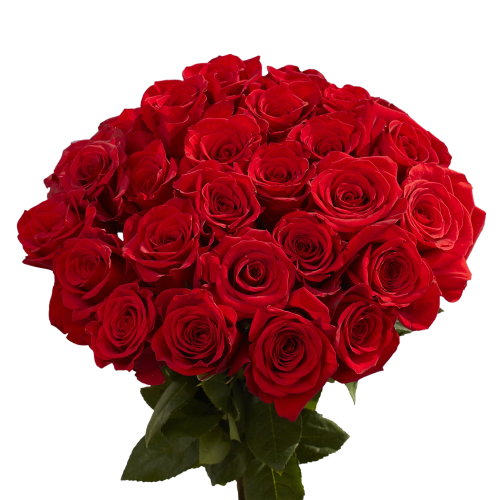
#> input picture images/rose.png, 500 x 500 px
$ jupyter execute --allow-errors main.ipynb   (shell and % lines are left out)
#> lines starting #> are read from the running program, lines starting #| are printed output that depends on the picture; after the words box and inside, x2 and y2 are one past the last pixel; in counts of white or black regions, pixels touching at a corner belong together
### IMPORTING THE LIBRARIES

[cell 1]
# libraries
import matplotlib.pyplot as plt
import matplotlib.image as img
import numpy as np
from PIL import Image
import string
import warnings
warnings.filterwarnings('ignore')

### LOADING THE IMAGE TO BE PROCESSED

[cell 2]
roseImg = Image.open('images/rose.png')
#> roseImg is the input picture: PIL image 500x500 RGBA; mean R, G, B, A 66.8, 5.3, 8.7, 135.5
plt.imshow(roseImg)
plt.subplot()

#> (a cell that did not finish here is left out)

[cell 4]
roseImg.size
#> Out = (500, 500)

### Transformation on Image

[cell 5]
A = np.array([[0,1,0], [1,0,1],[0,-1,2],[ -1,0,3]])
#> A = [[0, 1, 0], [1, 0, 1], [0, -1, 2], [-1, 0, 3]]

[cell 6]
#The identity matrix with the same size as A
I = np.eye(3)

[cell 7]
rgb_color_palette = 'rgbc'

[cell 8]
fig = plt.figure()
ax = plt.gca()
x_cordinates = []
y_cordinates = []

for row in A:
    output_row = I @ row
    x, y, i = output_row
    x_cordinates.append(x)
    y_cordinates.append(y)
    c = rgb_color_palette[int(i)]
    plt.scatter(x, y, color=c)
    plt.text(x + 0.15, y, f"{string.ascii_letters[int(i)]}")
#> this loop made 4 passes
#> (output_row, x, y, c) on passes 1 to 4: ([0, 1, 0], 0, 1, 'r'), ([1, 0, 1], 1, 0, 'g'), ([0, -1, 2], 0, -1, 'b'), ([-1, 0, 3], -1, 0, 'c')
#> after the loop, x_cordinates = [0, 1, 0, -1]; y_cordinates = [1, 0, -1, 0]
x_cordinates.append(x_cordinates[0])
y_cordinates.append(y_cordinates[0])
plt.plot(x_cordinates, y_cordinates, color="orange")
# ax.set_xticks(np.arange(-2.5, 3, 0.5))
# ax.set_yticks(np.arange(-2.5, 3, 0.5))
plt.grid()
plt.show()
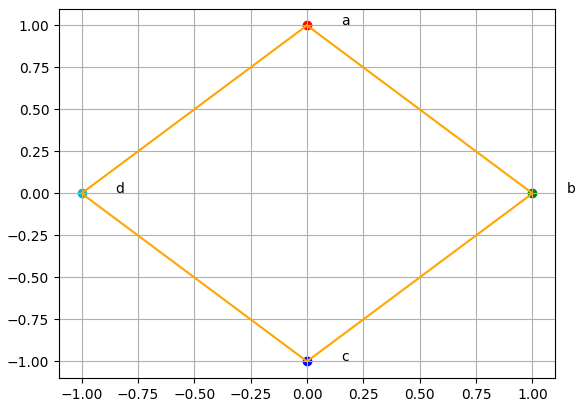
#> figure drawn by matplotlib, 1 panel

#### scaling the object using a transformation matrix

[cell 9]
Trans_matrix= np.array([[2, 0, 0], [0, 2, 0], [0, 0, 1]])   #transformation matrix

fig = plt.figure()
ax = plt.gca()
x_cors = []
y_cors = []
for row in A:
    output_row = Trans_matrix @ row
    x, y, i = row
    x_units, y_units, indx = output_row
    print(x_units)
    x_cors.append(x_units)
    y_cors.append(y_units)
    c, c_s = rgb_color_palette[int(i)], rgb_color_palette[int(indx)]
    plt.scatter(x, y, color=c)
    plt.scatter(x_units, y_units, color=c_s)
    plt.text(x + 0.15, y, f"{string.ascii_letters[int(i)]}")
    plt.text(x_units + 0.15, y_units, f"{string.ascii_letters[int(indx)]}'")
#> this loop made 4 passes
#> (row, output_row, x, y, x_units, y_units, c, c_s) on passes 2 to 4: ([1, 0, 1], [2, 0, 1], 1, 0, 2, 0, 'g', 'g'), ([0, -1, 2], [0, -2, 2], 0, -1, 0, -2, 'b', 'b'), ([-1, 0, 3], [-2, 0, 3], -1, 0, -2, 0, 'c', 'c')
#> (output_row, x, y, x_units, y_units, c, c_s) on pass 1: ([0, 2, 0], 0, 1, 0, 2, 'r', 'r')
#| 0
#| 2
#| 0
#| -2
#> after the loop, x_cors = [0, 2, 0, -2]; y_cors = [2, 0, -2, 0]

x_cors.append(x_cors[0])
y_cors.append(y_cors[0])
plt.plot(x_cordinates, y_cordinates, color="orange", linestyle = 'solid')
plt.plot(x_cors, y_cors, color="violet", linestyle='dotted')
ax.set_xticks(np.arange(-2.5, 3, 0.5))
ax.set_yticks(np.arange(-2.5, 3, 0.5))
plt.grid()
plt.show()
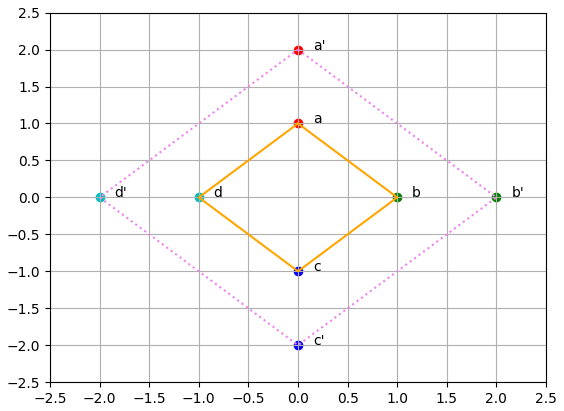
#> figure drawn by matplotlib, 1 panel

#### rotation through 90 degrees using a transformation matrix

[cell 10]
Trans_matrix_rot= np.array([[0, 1, 0], [-1, 0, 0], [0, 0, 1]])

fig = plt.figure()
ax = plt.gca()
for row in A:
    output_row = Trans_matrix_rot @ row
    x_pts, y_pts, indx_ = output_row
    c_r = rgb_color_palette[indx_]
    letter_label = string.ascii_letters[indx_]
    plt.scatter(x_pts, y_pts, color=c_r)
    plt.text(x_pts + 0.15, y_pts, f"{letter_label}'")
#> this loop made 4 passes
#> (row, output_row, x_pts, y_pts, c_r, letter_label) on passes 2 to 4: ([1, 0, 1], [0, -1, 1], 0, -1, 'g', 'b'), ([0, -1, 2], [-1, 0, 2], -1, 0, 'b', 'c'), ([-1, 0, 3], [0, 1, 3], 0, 1, 'c', 'd')
#> (output_row, x_pts, y_pts, c_r, letter_label) on pass 1: ([1, 0, 0], 1, 0, 'r', 'a')

plt.plot(x_cordinates, y_cordinates, color="orange", linestyle = 'solid')
ax.set_xticks(np.arange(-2.5, 3, 0.5))
ax.set_yticks(np.arange(-2.5, 3, 0.5))
plt.grid()
plt.show()

#### Now, transforming the rose image using the matrices above

[cell 11]
T_center = np.array([
    [1, 0, 1000],
    [0, 1, 1000],
    [0, 0, 1]])

T_rotate = np.array([
    [0, -1, 0],
    [1, 0, 0],
    [0, 0, 1]])

T_scale = np.array([
    [2, 0, 0],
    [0, 2, 0],
    [0, 0, 1]])

T_neg500 = np.array([
    [1, 0, -200],
    [0, 1, -200],
    [0, 0, 1]])
Transformed_img = T_center @ T_rotate @ T_scale @ T_neg500
Trans_img_inv = np.linalg.inv(Transformed_img)

[cell 12]
Trans_img_inv

[cell 13]
img_transformed = roseImg.transform((2000, 2000), Image.AFFINE, data=Trans_img_inv.flatten()[:6], resample=Image.NEAREST)
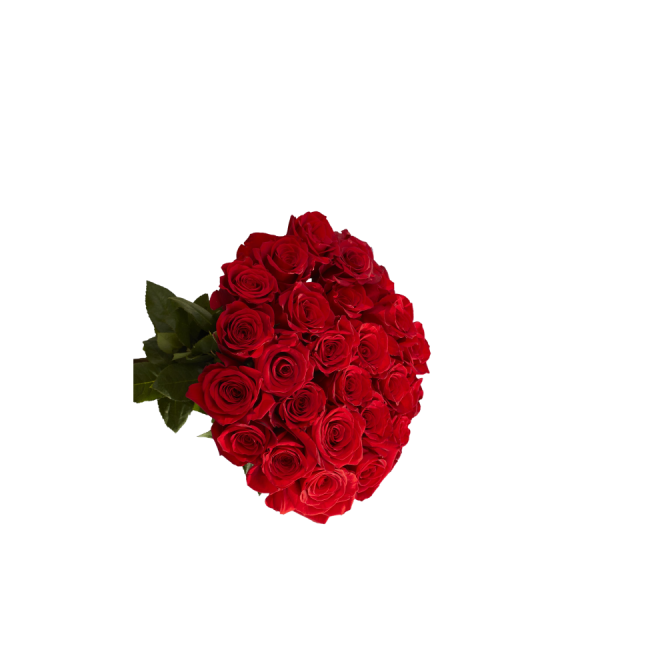
#> img_transformed: PIL image 2000x2000 RGBA (shown at 1/3 size); mean R, G, B, A 16.7, 1.3, 2.2, 33.9; transparent parts drawn white
plt.imshow(np.asarray(img_transformed))

[cell 14]
img_transformed.size
#> Out = (2000, 2000)

#### Reiszing the roseImg using mulptiplication by scalar

[cell 15]
input_size = 1500
output_size = 750
bin_size = input_size // output_size
small_image = roseImg.resize((output_size,bin_size))
small_image

#### Translation on Image

### Image Edge Detection

[cell 16]
vertical_filter = [[-1,-2,-1], [0,0,0], [1,2,1]]
horizontal_filter = [[-1,0,1], [-2,0,2], [-1,0,1]]

[cell 17]
dove_img = plt.imread("images/dove.jpg")
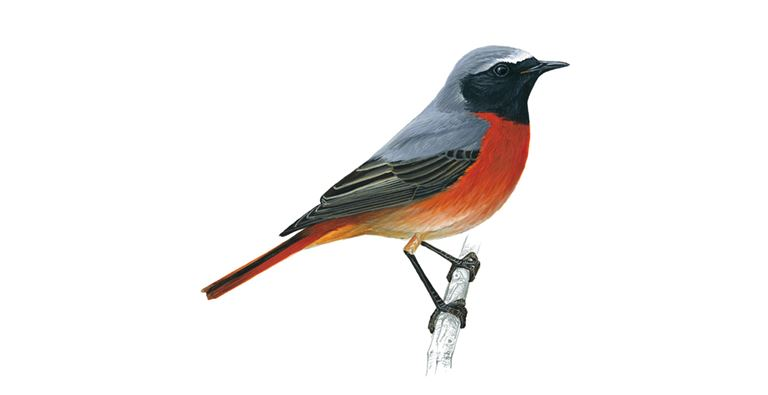
#> input picture images/dove.jpg, 768 x 395 px
#> dove_img is the input picture: shape (395, 768, 3); mean R, G, B 240.7, 238.3, 237.1
plt.imshow(dove_img)

[cell 18]
greyDove = dove_img.mean(axis=2, keepdims=True)/255.0
greyDove = np.concatenate([greyDove] * 3, axis=2)
#> greyDove: shape (395, 768, 3) float64
plt.imshow(greyDove)

[cell 19]
grey_image_edged = np.zeros_like(greyDove)

[cell 20]
n,m,d = greyDove.shape
#> n = 395; m = 768; d = 3

# Applying the vertical and horizontal filters to the image and then combining the results to get the edge score.
for row in range(3, n-2):
    for col in range(3, m-2):
        original_pxls = greyDove[row-1:row+2, col-1:col+2, 0]
        v_transformed_pxls = vertical_filter*original_pxls
        v_score = v_transformed_pxls.sum()/4
        h_transformed_pxls = horizontal_filter*original_pxls
        h_score = h_transformed_pxls.sum()/4
        detected_edge_score = (v_score**2 + h_score**2)**0.5
        grey_image_edged[row, col] = [detected_edge_score]*3
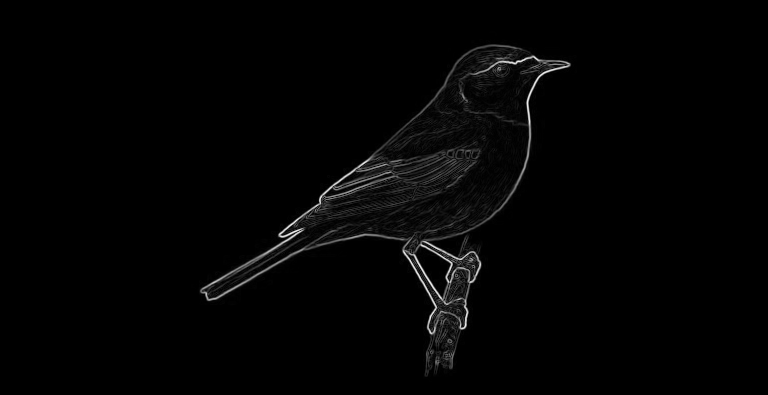
#> grey_image_edged: shape (395, 768, 3) float64; min 0, max 0.963, mean 0.0145
grey_image_edged = grey_image_edged/grey_image_edged.max()

[cell 21]
plt.imshow(grey_image_edged)

#### Image Shawdowing

[cell 22]
def get_shadow(original_image):
    """
    It takes an image and returns a copy of the image with all pixels that are not white (249) changed
    to a dark gray (198)
    :param original_image: the original image
    :return: The shadow of the image
    """
    image = np.copy(original_image)
    for i in range (0,len(image)):
        for j in range (0,len(image[i])):
            for color in range (0,len(image[i,j])):
                if image[i,j,color] < 250:
                    image[i,j,color] = 200
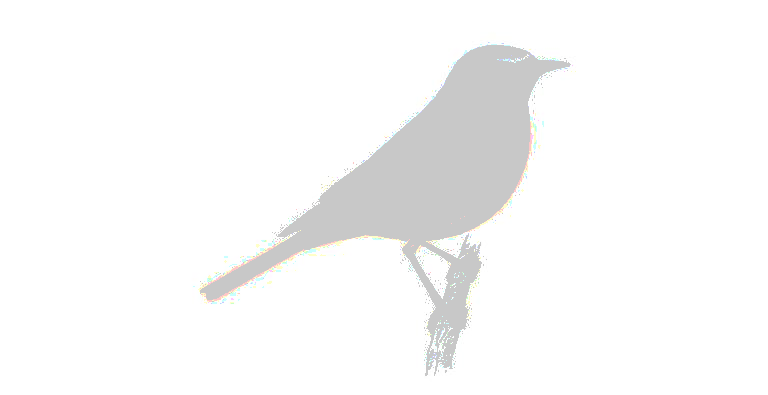
#> image: shape (395, 768, 3); 11.69% of pixels changed, all inside (x1, y1, x2, y2) = (193, 42, 576, 376)

    plt.imshow(image)
    plt.title("The shadow of the image")
    plt.show()
    return image

[cell 23]
def shear_transformation(img,shadow):
    """
    It takes an image and a shadow image and shears the shadow image and then fuses it with the original image
    :param img: The image to be sheared
    :param shadow: The shadow image
    """
    sheared_image = np.arange(12*len(img)*len(img[0])).reshape(2*len(img),2*len(img[0]) ,3)
    fused_image = np.arange(12*len(img)*len(img[0])).reshape(2*len(img),2*len(img[0]) ,3)

    for color in range (0,3):
        for i in range (0,len(img)):
            for j in range (0,len(img[i])):
                if img[i,j,color] < 249:
                        sheared_image[i,j + i,color] = shadow[i,j,color]
                        fused_image[i,j + len(img), color] = img[i,j,color]
                        fused_image[i,j + i,color] = shadow[i,j,color]
                else :
                    sheared_image[i,i,color] = 255
                    sheared_image[i,i,color] = 255
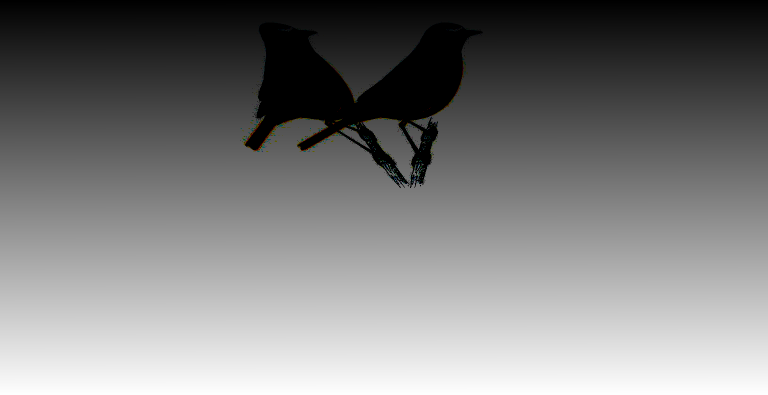
#> fused_image: shape (790, 1536, 3) int64 (shown at 1/2 size); mean R, G, B 1774189, 1774275.9, 1772868.9; drawn with min black and max white
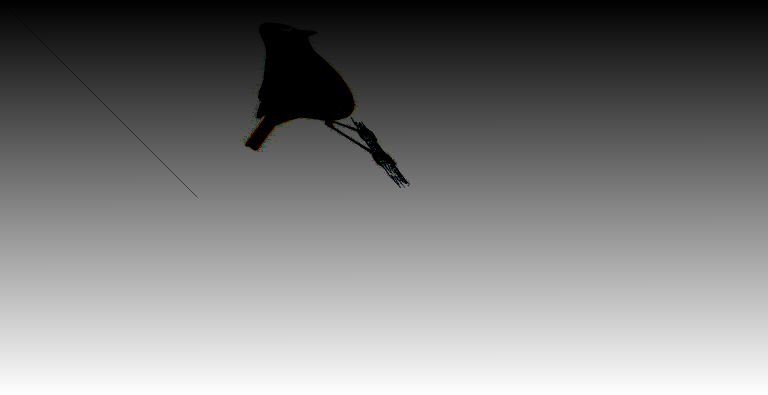
#> sheared_image: shape (790, 1536, 3) int64 (shown at 1/2 size); mean R, G, B 1796526.3, 1796575.4, 1795774.7; drawn with min black and max white

    plt.imshow(sheared_image)
    plt.title("Sheared Image")
    plt.show()

    plt.imshow(fused_image)
    plt.title("Sheared and fused image")
    plt.show()

[cell 24]
dove = img.imread("images/dove.jpg")

[cell 25]
dove_shadow = get_shadow(dove)

[cell 26]
shear_transformation(dove,dove_shadow)

### Image Compression

[cell 27]
dove_img = Image.open('images/dove.jpg')
gray_dove = dove_img.convert('LA')

[cell 28]
dove_img.size
#> Out = (768, 395)

[cell 29]
plt.imshow(dove_img)
plt.show()

[cell 30]
plt.figure(figsize = (10, 7))
plt.imshow(gray_dove)
plt.show()

[cell 31]
dove_matrix = np.array(list(gray_dove.getdata(band=0)), float)
dove_matrix.shape = (gray_dove.size[1], gray_dove.size[0])
dove_matrix = np.matrix(dove_matrix)

[cell 32]
U, sigma, V = np.linalg.svd(dove_matrix)
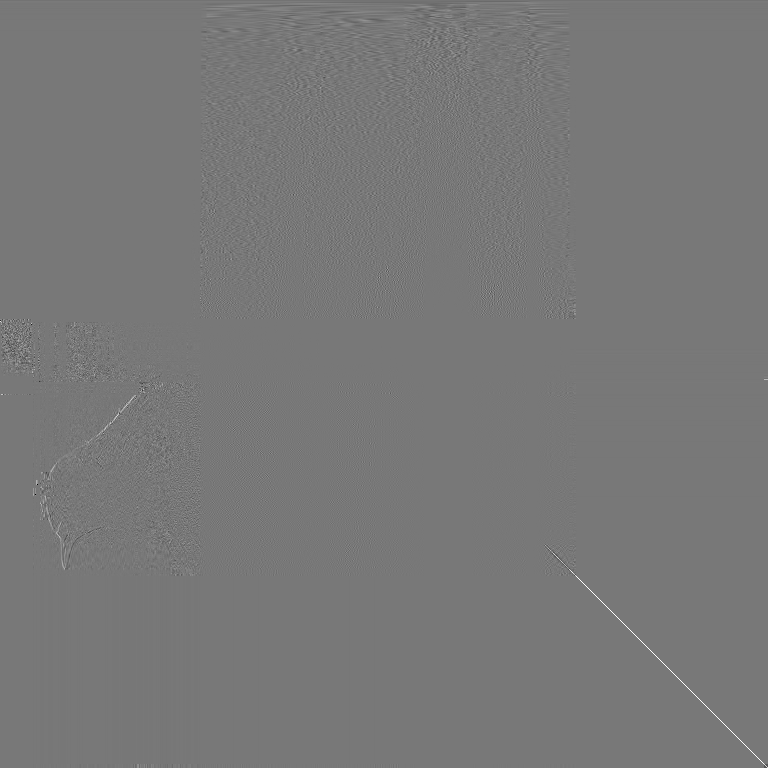
#> V: shape (768, 768) float64; min -0.893, max 0.998, mean -5.16e-05; drawn with min black and max white
#> sigma = 395 values, max 132421 at index 0, min 1.31e-11 at index 394, mean 654.4

[cell 33]
U, sigma, V = np.linalg.svd(dove_matrix)
for ind in range (10, 60, 10):
  remap = np.matrix(U[:, :ind]) * np.diag(sigma[:ind]) * np.matrix(V[:ind, :])
  plt.imshow(remap, cmap = 'gray')
  plt.title(f'Number of ranks = {ind}')
  plt.show()
#> this loop made 5 passes
#> pass 2, `remap = np.matrix(U[:, :ind]) * np.diag(sigma[:ind]) * np.matrix(V[:in..`:
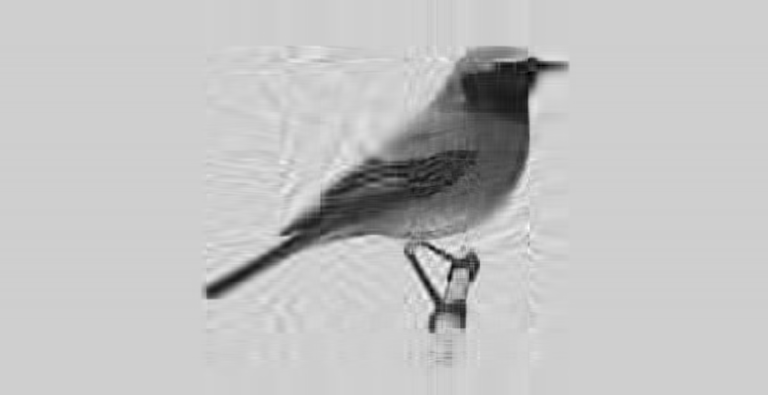
#> remap: shape (395, 768) float64; min -9.43, max 316.1, mean 238.9; drawn with min black and max white
